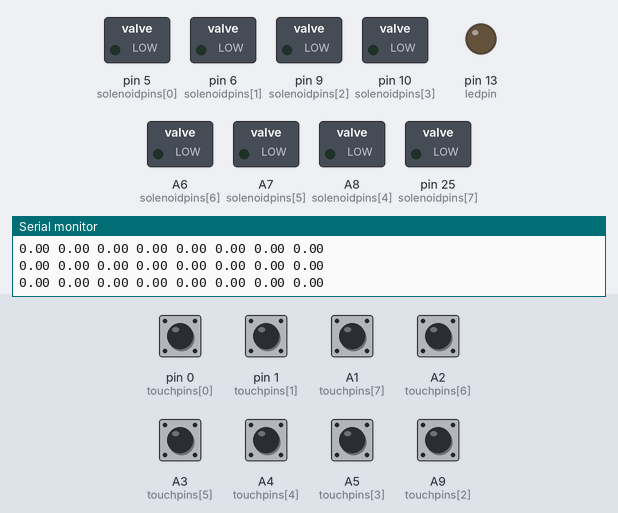
A sketch run on a simulated Teensy 3. Parts: switched loads named in the sketch (green lamp = pin HIGH), output pins drawn as LEDs (lit = HIGH), the last lines printed to the serial monitor. The inputs (shaded band) are chosen by the test bench; at power-on: A1 (touchpins[7]), A2 (touchpins[6]), A3 (touchpins[5]), A4 (touchpins[4]), A5 (touchpins[3]), A9 (touchpins[2]), pin 0 (touchpins[0]), pin 1 (touchpins[1]) HIGH.

Above: at 3.2 s.
3.3 s: pin 0 (touchpins[0]) pulled LOW for 1 s
At 4.0 s:
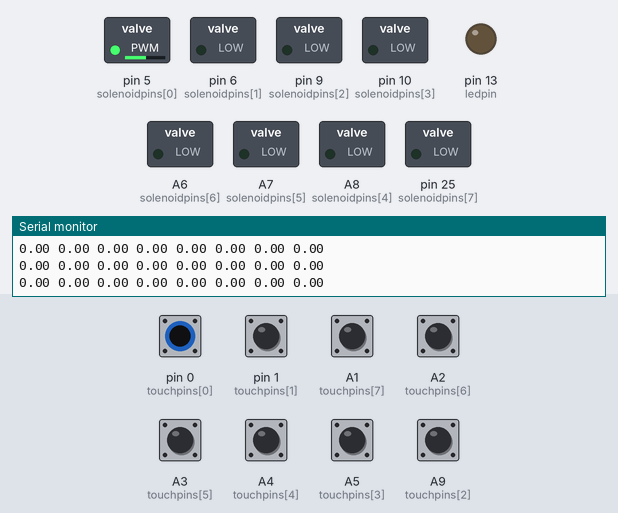
5.9 s: pin 1 (touchpins[1]) pulled LOW for 0.15 s
At 6.07 s:
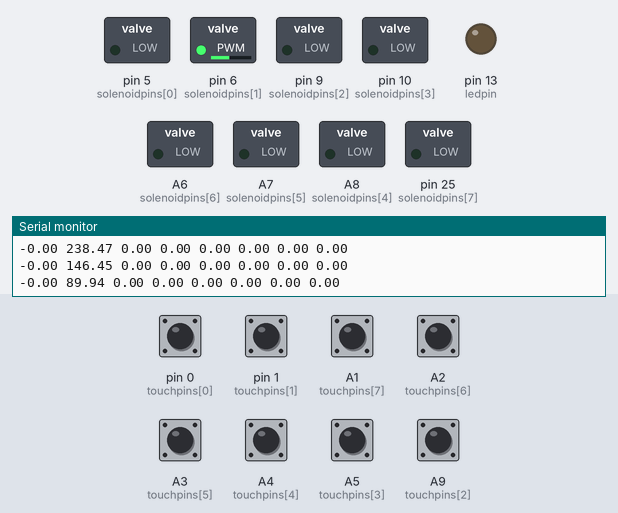
7.7 s: A1 (touchpins[7]) pulled LOW for 0.15 s
At 7.87 s:
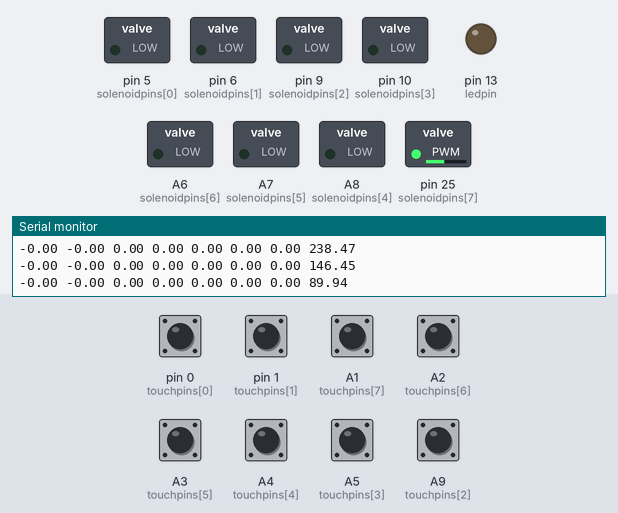
9.5 s: A2 (touchpins[6]) pulled LOW for 0.15 s
At 9.67 s:
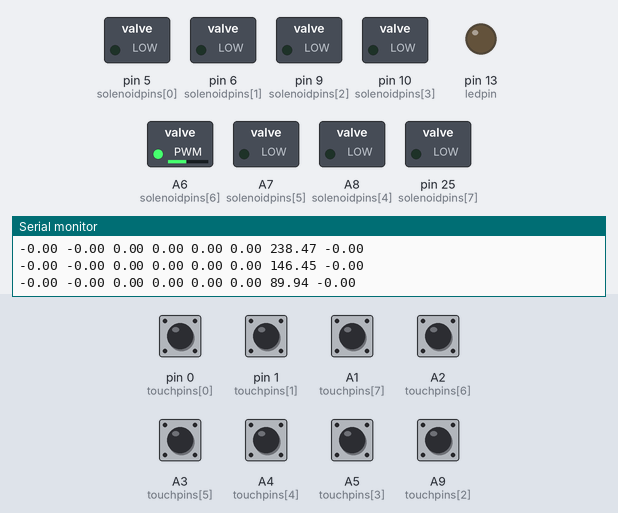
11.3 s: A3 (touchpins[5]) pulled LOW for 0.15 s
At 11.46 s:
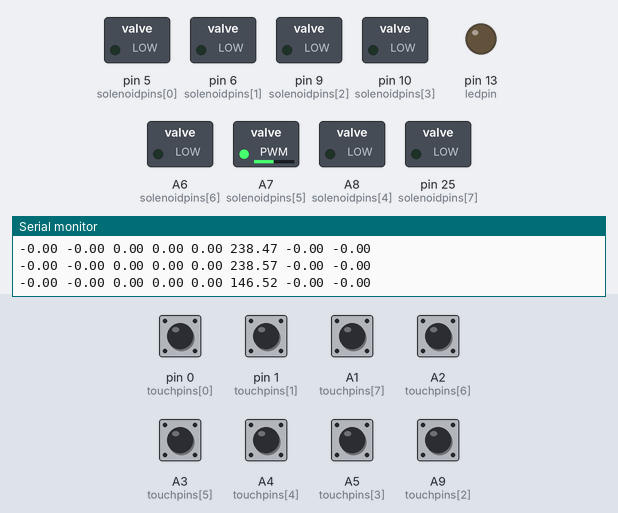
13.1 s: A4 (touchpins[4]) pulled LOW for 0.15 s
At 13.26 s:
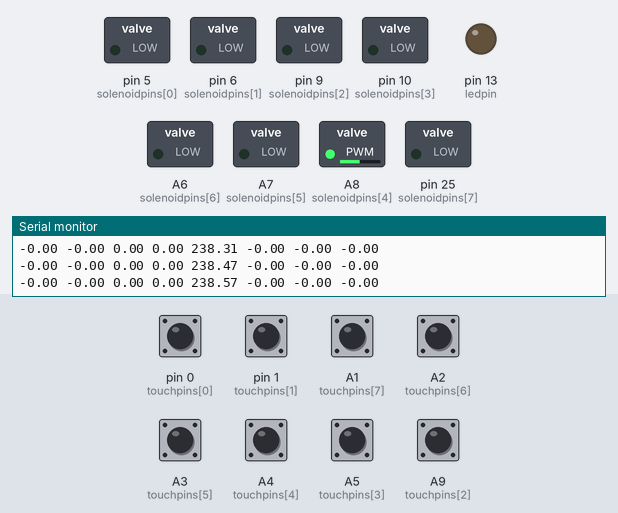
Timing chart, 0 to 15.9 s (numbered marks = the images above; inputs shaded):
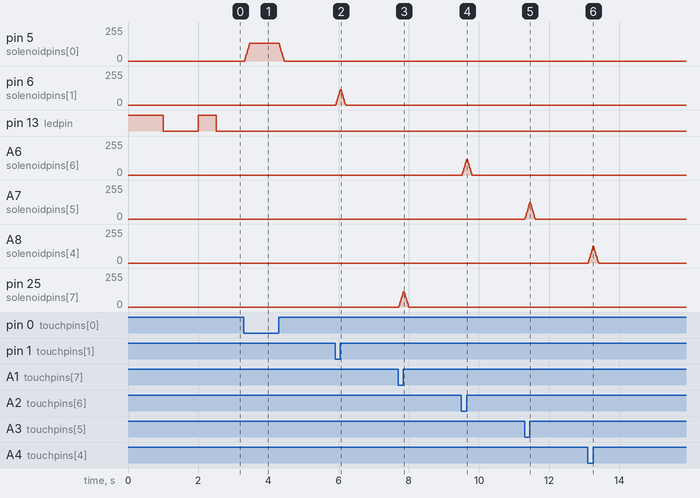

Measured:
- after the input at 3.3 s, pin 5 (solenoidpins[0]): rises from 0/255 to 133/255 in 0.15 s, then falls to 0/255 in 0.99 s
- after the input at 5.9 s, pin 6 (solenoidpins[1]): rises from 0/255 to 115/255 in 0.12 s, then falls to 0/255 in 0.16 s
- after the input at 7.7 s, pin 25 (solenoidpins[7]): rises from 0/255 to 115/255 in 0.12 s, then falls to 0/255 in 0.16 s
- after the input at 9.5 s, A6 (solenoidpins[6]): rises from 0/255 to 115/255 in 0.12 s, then falls to 0/255 in 0.16 s
- after the input at 11.3 s, A7 (solenoidpins[5]): rises from 0/255 to 124/255 in 0.14 s, then falls to 0/255 in 0.16 s
- after the input at 13.1 s, A8 (solenoidpins[4]): rises from 0/255 to 124/255 in 0.14 s, then falls to 0/255 in 0.16 s

The sketch:

TapestryMIDIController.ino
```cpp
/*
 * Compile as:
 * Board: Teensy 3.2 / 3.1
 * USB Type: Serial
 *
 * References:
 * Implementing simple high and low pass filters in C
 * http://stackoverflow.com/questions/13882038/implementing-simple-high-and-low-pass-filters-in-c
 */

/*
 *                      Teensy 3.2
 *                        _______
 *                    ___|       |___
 *               Gnd | o |_______| o | Vcc
 * (interior) SS PB0 | o         o o | AGND
 *  PE6     SCLK PB1 | o           o | 3.3V (100 mA max)
 *  AIN0    MOSI PB2 | o         o o | 23
 *  INT6    MISO PB3 | o         o o | 22
 * RTS OC1C OC0A PB7 | o         o o | 21
 * OC0B SCL INT0 PD0 | o           o | 20
 *      SDA INT1 PD1 | o           o | 19
 *     RXD1 INT2 PD2 | o           o | 18
 *     TXD1 INT3 PD3 | o           o | PB4 ADC11
 *    !OC4A OC3A PC6 | o           o | PD7 ADC10 T0 OC4D
 *                   | o           o |
 *                   | o           o |
 *     OC4A ICP3 PC7 | o o o o o o o | PD6 ADC9  T1 !OC4D (LED on PD6)
 *                   |_______________|
 *                       | | | | |
 *            CTS XCK1 PD5 | | | PD4 ADC8 ICP1
 *                       Vcc | RST
 *                          GND
 *
 *                        _______
 *                    ___|       |___
 *               Gnd | o |_______| o | Vcc
 *    Touch RX1    0 | o         o o | AGND
 *    Touch TX1    1 | o           o | 3.3V (100 mA max)
 *                 2 | o         o o | 23 A9 Touch  PWM
 *                 3 | o         o o | 22 A8 Touch  PWM
 *                 4 | o         o o | 21 A7        PWM
 *                 5 | o           o | 20 A6        PWM
 *                 6 | o           o | 19 A5        Touch
 *                 7 | o           o | 18 A4        Touch
 *                 8 | o           o | 17 A3        Touch
 *                 9 | o           o | 16 A2        Touch
 *                10 | o           o | 15 A1        Touch
 *                11 | o           o | 14 A0
 *                12 | o o o o o o o | 13 (LED)
 *                   |_______________|
 *                       | | | | |
 *            CTS XCK1 PD5 | | | PD4 ADC8 ICP1
 *                       Vcc | RST
 *                          GND
 */


#define SMOOTHINGLENGTH 16  // Number of samples over which to smooth the raw reading from touchRaad()
#define PINS 8              // Number of touch pins used on the Teensy 3.2

#define CUTOFF 10           // Cutoff frequency of highpass filter in Hz
#define SAMPLE_RATE 100     // (Approximate) sampling rate of the program in Hz

#define NP 0                // No print
#define HPP 1               // Highpass print
#define TP 2                // Touch print

int ledstate = 0;

// Array of the enabled state of each touch pin/solenoid.
// The order of the array follows the definition/pairing of the touchpins[] and solenoidpins[] arrays.
// If a pin is enabled, the solenoid will respond to a touch input.
// If a pin is disabled, the solenoid will not respond to a touch input, however, it will still be read by the program.
boolean enabled[] = { true, true, true, true, true, true, true, true };

// Print the output  { 23, 22, 19, 18, 17, 16, 15,  1,  0 }
int printenabled[] = { HPP, HPP, HPP, HPP, HPP, HPP, HPP, HPP, HPP };

// Highpass threshold
float hp_threshold[] = { 10.0, 10.0, 10.0, 10.0, 10.0, 10.0, 10.0, 10.0, 10.0 };

// Array of the "fired" state of each solenoid.
// When a solenoid is fired the corresponding value in the array will change to TRUE, indicating that a note has been played.
// The value will only reset when the program detects a negative dip in the high pass filter output.
// The negative dip corresponds to the key being released by the user, which creates a negative change in the raw capacitance reading.
// Checking this value prevents the solenoid from firing continuously when only one touch has occured.
boolean fired[PINS] = { false, };

// Filter gains
float dt = 1.0/SAMPLE_RATE;     // Time change
float RC = 1.0/(2.0*PI*CUTOFF); // "RC" constant of system
float alpha = RC/(RC + dt);     // High pass filter gain

int frame = 50;                 // The number of the "frame" (i.e. loop iteration) on which to send serial data.
int framecount = 0;             // The frame counter that increments every loop.

// When used directly, the data from the touch pins is polluted by electrical noise.
// To smooth the input from the touch pins, we use a windowed moving average that compares the data over time and eliminates spikes in the readings.
// The mathematical operation is the sum of all data points within the "window" divided by the number of data points within the "window".
// To keep track of the samples over time, we use a buffer to store the desired number of raw data values.
// The smoothing window sum keeps a tally of the overall sum of the buffer. This value divided by the number of samples is the current average.
// The index variable keeps track of the raw value to subtract and overwrite when the data increments. This allows us to cycle through the buffer without needing to move any elements.
int smoothingwindow[PINS][SMOOTHINGLENGTH] = { { 0, }, { 0, } };        // The buffer to keep track of the smoothing
long int smoothingwindowsum[PINS] = { 0, };                             // The summation
int idx = 0;                                                            // The moving average index.

//23,22,21,20,10,9,6,5,4,3,2 PWM
//23,22,19,18,17,16,15,1,0 Touch
int touchpins[] = { 0, 1, 23, 19, 18, 17, 16, 15 };
int solenoidpins[] = { 5, 6, 9, 10, 22, 21, 20, 25 };

// Delay time in milliseconds of the solenoid between firing and releasing.
int delayinterval[] = { 10, 10, 10, 10, 10, 10, 10, 10, 10 };

int touchreadings[PINS] = { 0, };                                               // A buffer to store the raw readings from the touch pins.

// The values set in the threshold buffers are observed from test data but are otherwise arbitrary.
// The values should be hand-tuned from observation to be high enough such that the pins are not triggered from data noise fluctuations but low enough such that they will trigger from intended input.
// When the high pass filter encounters a positive shift in readings (from a touch), the filter data will show a positive spike and settle to zero if the touch persists.
// When the touch is released, the high pass filter data will show a negative spike due to the raw readings dropping lower.
// Both events are used to control the behavior of the solenoid pins as to fire only when an initial touch has occurred and not after any residual contact (e.g. holding down the key).
float highpassreadingsthreshold[] = { 10.0, 10.0, 10.0, 10.0, 10.0, 10.0, 10.0, 10.0 };       // A buffer of the thresholds of the high pass reading corresponding to each touch pin.
float highpassresetthreshold[] = { -10.0, -10.0, -10.0, -10.0, -10.0, -10.0, -10.0, -10.0 }; // The high pass threshold that resets the pin to the firing state.

float smoothreadings[PINS][2] = { { 0, }, { 0, } };                     // A buffer to store the current and previous smoothed readings.
float highpass[PINS][2] = { { 0, }, { 0, } };                           // A buffer to store the current and previous high pass filter data.

int ledpin = LED_BUILTIN;    // Define the LED pin

// message data union
union {
  uint32_t u32;
  float f32;
} data;

// Teensy 1
//uint8_t channel[] = { 1, 1, 2, 2, 2, 2, 2, 2 };
//uint8_t note[] = { 60, 61, 60, 61, 62, 63, 64, 65 };

// Teensy 2
uint8_t channel[] = { 3, 4, 5, 6, 7, 8, 9, 10 };
uint8_t note[] = { 60, 60, 60, 60, 60, 60, 60, 60 };


void setup() {
  // put your setup code here, to run once:
  // Start the serial port at 115200 baud.
  Serial.begin(115200);
  // Wait for the serial port to connect.
  //while(!Serial);
  // Set the LED pin as a digital output.
  pinMode(ledpin, OUTPUT);

  // Define each solenoid pin in the buffer as an output.
  for (int i = 0; i < PINS; i++) {
    pinMode(solenoidpins[i], OUTPUT);
  }

  // This code segment flashes the LED for one second and turns it off.
  // The Teensy 3.2 has no other LED indicators for power or data, so this routine indicates that the program is starting.
  digitalWrite(LED_BUILTIN, HIGH);
  delay(1000);
  digitalWrite(LED_BUILTIN, LOW);
  delay(1000);
}

void loop() {
  // put your main code here, to run repeatedly:
  // For each of the touch pins:
  // 1. Read the data from the pin using touchRead() into the touchreadings buffer.
  // 2. Add the reading to the smoothingwindowsum buffer that keeps track of the entire sum of the smoothing window and subtract the previous reading from the smoothingwindow buffer.
  // 3. Overwrite the previous value in the smoothingwindow buffer with the current touchreadings value.
  // 4. Get the smoothed (low pass filtered) readings by dividing the smoothingwindowsum by the number of data points in the buffer.
  // 5. Calculate the high pass filter reading from the current and previous smoothreadings values and the previous highpass value. 0 indicates the current reading and 1 indicates the previous reading.
  for (int i = 0; i < PINS; i++) {
    touchreadings[i] = touchRead(touchpins[i]);                                             // 1.
    smoothingwindowsum[i] += touchreadings[i] - smoothingwindow[i][idx];                    // 2.
    smoothingwindow[i][idx] = touchreadings[i];                                             // 3.
    smoothreadings[i][0] = smoothingwindowsum[i]/SMOOTHINGLENGTH;                           // 4.
    highpass[i][0] = alpha*(highpass[i][1] + smoothreadings[i][0] - smoothreadings[i][1]);  // 5.
    //Serial.print(smoothreadings[i][0]);
    //Serial.print(" ");
    Serial.print(highpass[i][0]);
    Serial.print(" ");
    analogWrite(solenoidpins[i], map(smoothreadings[i][0], 800, 5000, 0, 255));
  }
  Serial.println();


  // For each element in the highpass and smoothreadings buffers:
  // Shift the data such that the current reading (zeroth element) is now the previous reading (first element) in each respective buffer.
  for (int i = 0; i < PINS; i++) {
    highpass[i][1] = highpass[i][0];
    smoothreadings[i][1] = smoothreadings[i][0];
  }

  // For each highpass buffer element:
  // Check whether the value in the buffer has met or exceeded the threshold defined by the user AND is enabled by the user AND has not already fired.
  // If the above conditions are met, turn on the solenoid pin for the delay interval duration and release the pin.
  // After the solenoid has fired, set the fired state of the pin to TRUE.
  for (int i = 0; i < PINS; i++) {
    if ((highpass[i][0] >= highpassreadingsthreshold[i]) && enabled[i] && !fired[i]) {
      //analogWrite(solenoidpins[i], 255);
      //delay(delayinterval[i]);
      //analogWrite(solenoidpins[i], 0);
      digitalWrite(LED_BUILTIN, HIGH);
      fired[i] = true;
      //#ifdef USB_MIDI
        usbMIDI.sendNoteOn(note[i], 100, channel[i]);
      //#endif
    }
  }

  // For each of the highpass buffer elements:
  // Check whether the value in the buffer has dropped below the reset threshold defined by the user.
  // If the above condition is met, reset the fired state of the pin to FALSE.
  for (int i = 0; i < PINS; i++) {
    if (highpass[i][0] <= highpassresetthreshold[i]) {
        fired[i] = false;
        digitalWrite(LED_BUILTIN, LOW);
        //#ifdef USB_MIDI
          usbMIDI.sendNoteOff(note[i], 100, channel[i]);
        //#endif
    }
  }

  // Increment the index of the smoothed readings. If the index exceeds the length of the buffer, reset the vaue of the index to zero.
  idx++;
  if (idx >= SMOOTHINGLENGTH) {
    idx = 0;
  }

  // Increment the frame counter and reset to zero if it has overflowed.
  framecount ++;
  if (framecount >= frame) {
    framecount = 0;
  }

  // On the zeroth frame, write the data to the serial port for debugging.
  // The data can be viewed using the Serial Monitor or Serial Plotter under Tools in the Arduino IDE menu.
  if (framecount == 0) {
    ledstate = 0;
    for (int i = 0; i < PINS - 1; i++) {
      // Send data if the pin is enabled.
      if (printenabled[i] == HPP) {
//        Serial.print(highpass[i][0]);
//        Serial.print(" ");
      } else if (printenabled[i] == TP) {
        ledstate |= (highpass[i][0] > hp_threshold[i])? 1 : 0;
//        Serial.print((highpass[i][0] > hp_threshold[i])? 1 : 0);
//        Serial.print("\t");
      }
    }
    if (printenabled[PINS] == HPP) {
//      Serial.print(highpass[PINS][0]);
    } else if (printenabled[PINS] == TP) {
      ledstate |= (highpass[PINS][0] > hp_threshold[PINS])? 1 : 0;
//      Serial.print((highpass[PINS][0] > hp_threshold[PINS])? 1 : 0);
    }
    //Serial.println();

    digitalWrite(LED_BUILTIN, ledstate);
  }
  delay(10);
}


// Format the pin address, event type, and data into a 6-Byte buffer
void format_message(uint8_t message[], uint8_t button_idx, uint8_t event, uint32_t data) {
  message[0] = 0x80 | (button_idx & 0x7F); // Header byte
  message[1] = 0x3F & (((event & 0x03) << 4) | ((data & 0xF0000000) >> 28));
  message[2] = 0x7F & ((data & 0xFE00000) >> 21);
  message[3] = 0x7F & ((data & 0x1FC000) >> 14);
  message[4] = 0x7F & ((data & 0x3F80) >> 7);
  message[5] = 0x7F & data;
}
```
